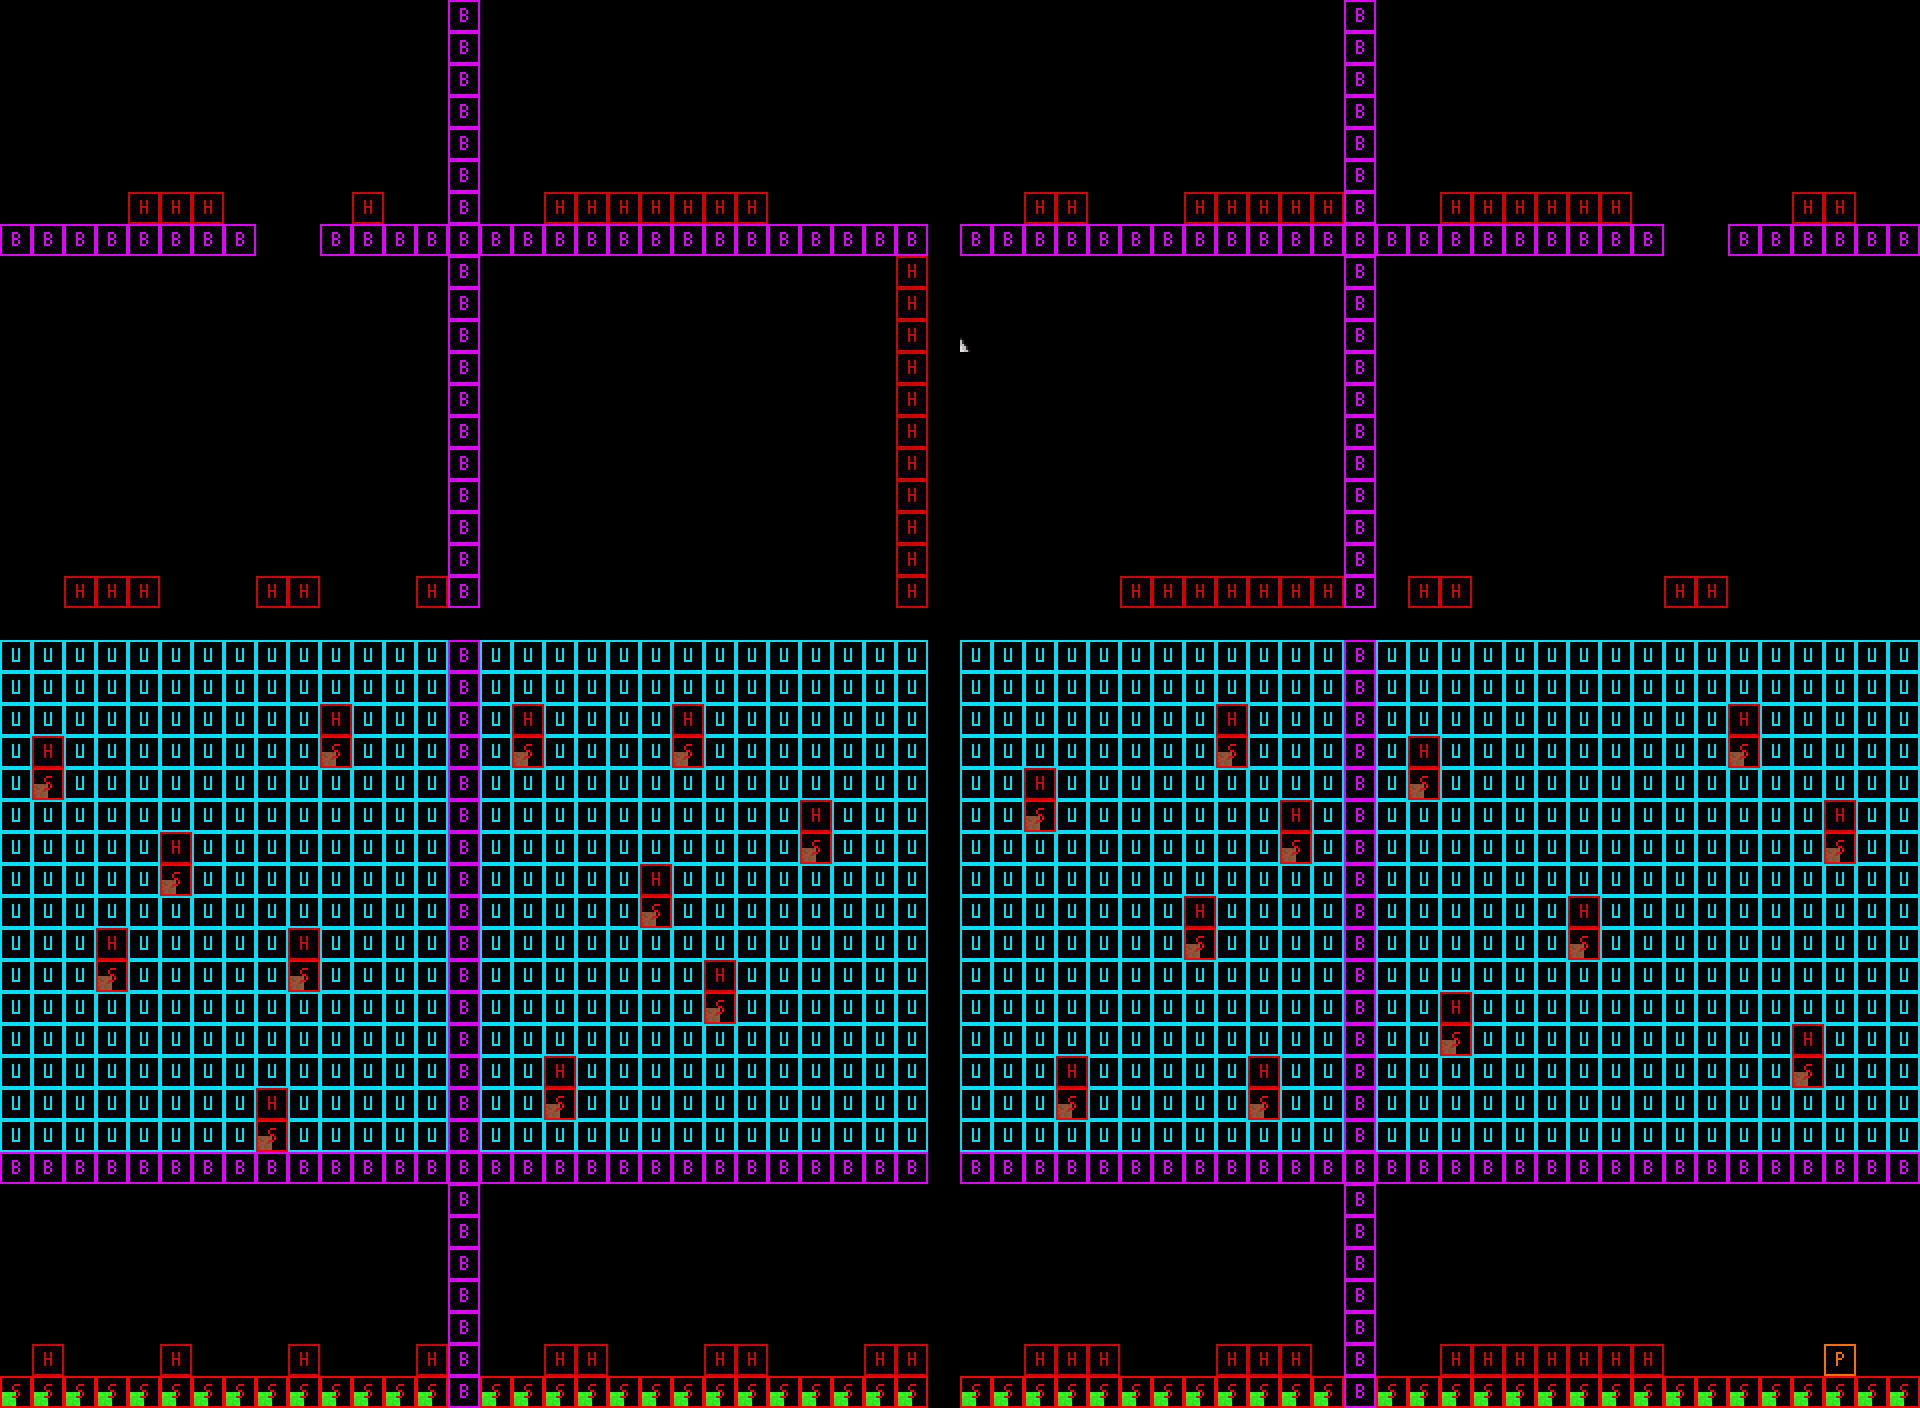

Rendered tile map (Tiled .tmx) drawn with the repository's tilesets; below, a short description and the map source with its tile grids summarised:
An orthogonal 60x44 tile map with 32x32 px tiles, 2 tile layers (normal, collision), 2 tilesets.

<map version="1.10" tiledversion="1.11.0" orientation="orthogonal" renderorder="right-down" width="60" height="44" tilewidth="32" tileheight="32" infinite="0" nextlayerid="3" nextobjectid="1">
 <tileset firstgid="1" source="normal.tsx" />
 <tileset firstgid="65" source="collision.tsx" />
 <layer id="1" name="normal" width="60" height="44">
  <data>[2640 cells, 1351 non-empty, 9 distinct tile ids]</data>
 </layer>
 <layer id="2" name="collision" width="60" height="44">
  <data>[2640 cells, 1352 non-empty, 8 distinct tile ids]</data>
 </layer>
</map>